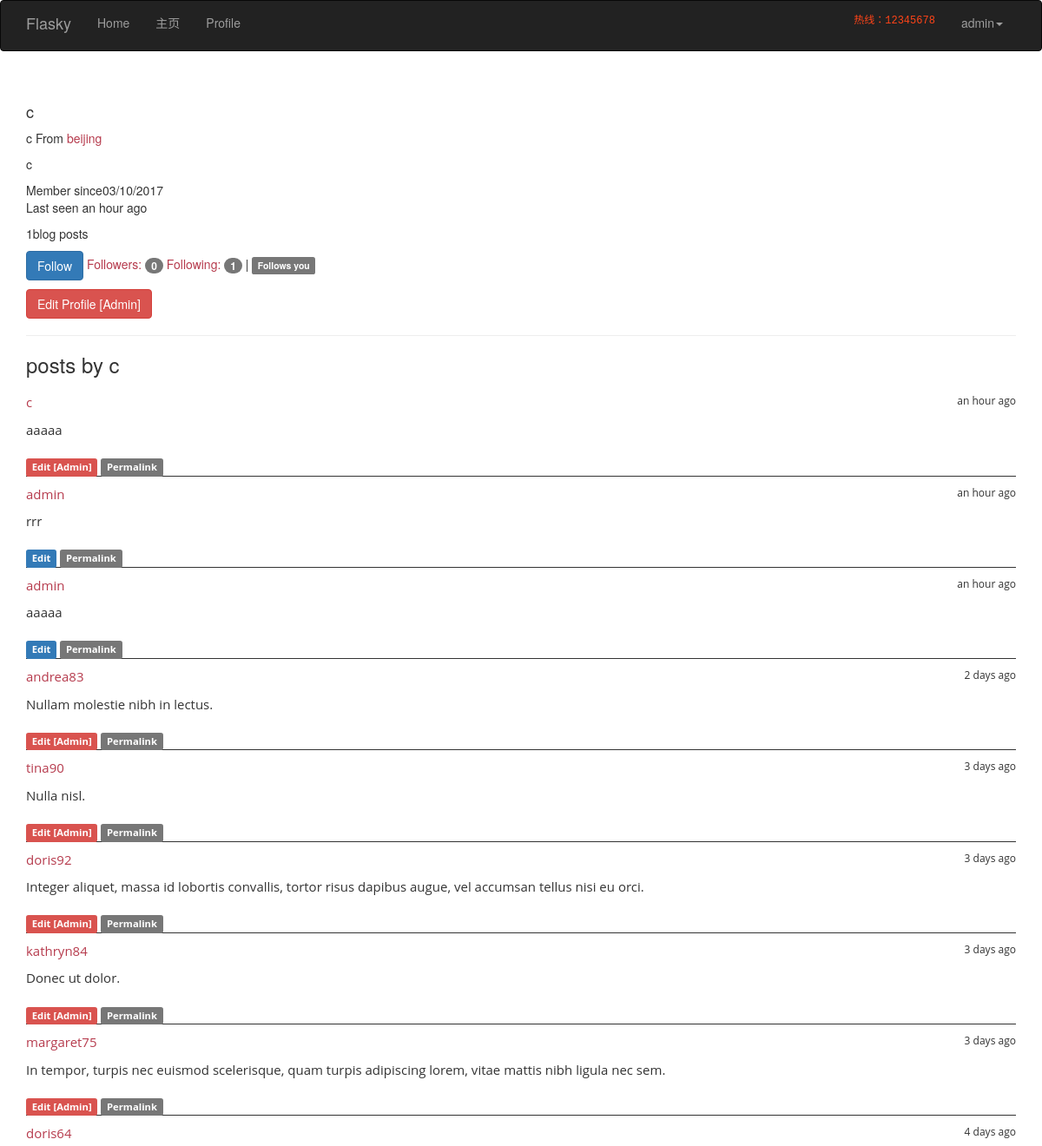
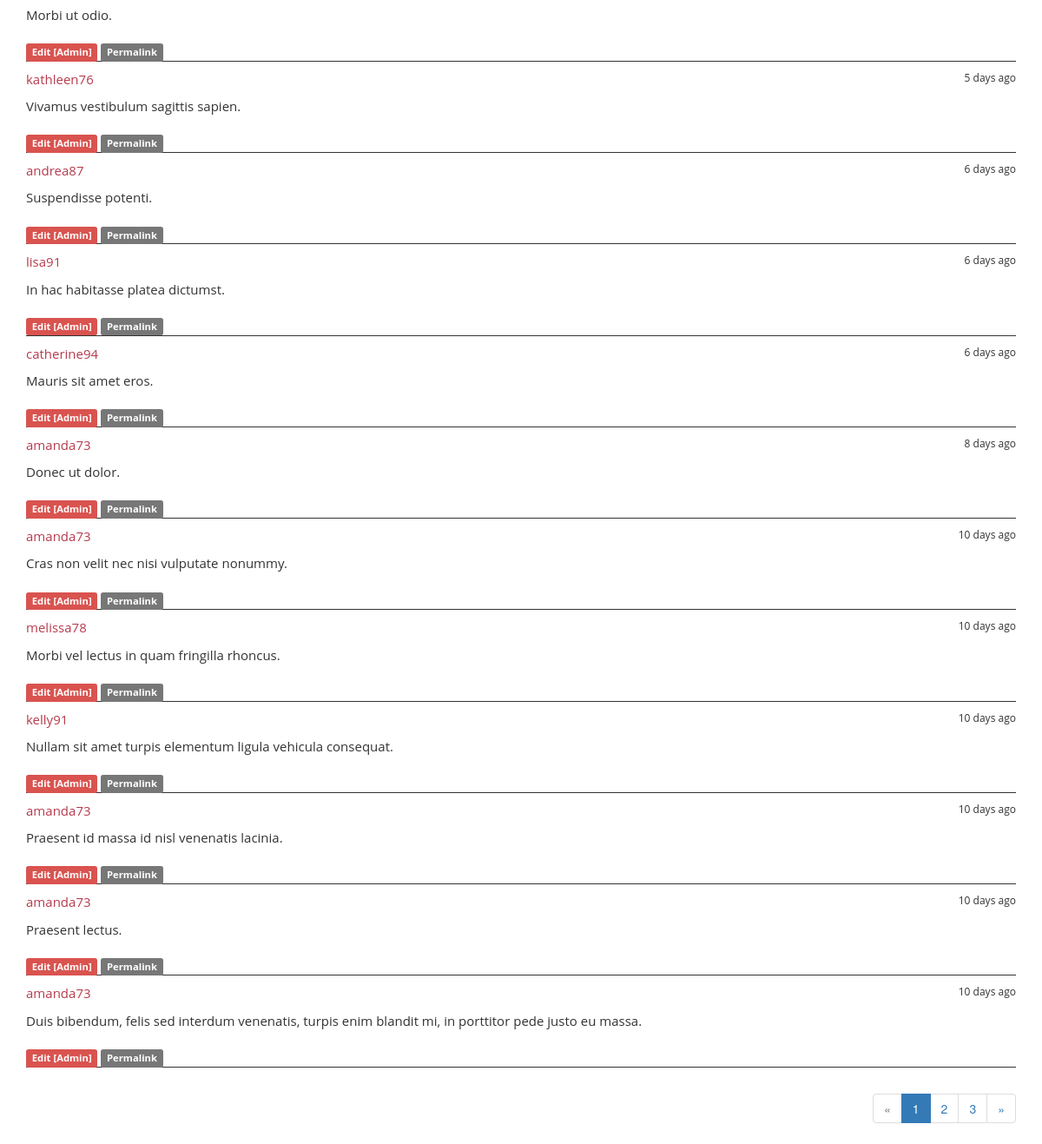
/user/c (signed in), run on the app's committed database (2 pictures, top to bottom).
### app/models.py (models this page shows, shortened)
class User(UserMixin,db.Model):
    __tablename__ = 'users'
    id = db.Column(db.Integer, primary_key=True)
    email= db.Column(db.String(64),unique=True,index=True)
    nickname=db.Column(db.String(64),unique= True,index=True)
    username = db.Column(db.String(64))
    role_id = db.Column(db.Integer, db.ForeignKey('roles.id'))
    password_hash = db.Column(db.String(128))
    location = db.Column(db.String(64))
    member_since = db.Column(db.DateTime(),default=datetime.utcnow)
    last_seen = db.Column(db.DateTime(),default=datetime.utcnow)
    confirmed = db.Column(db.Boolean,default=True)
    posts = db.relationship('Post',backref='author',lazy='dynamic')
    followed = db.relationship('Follow',foreign_keys=[Follow.follower_id],backref=db.backref('follower',lazy="joined"),lazy="dynamic",cascade="all,delete-orphan")
    followers = db.relationship('Follow',foreign_keys=[Follow.followed_id],backref=db.backref('followed',lazy="joined"),lazy="dynamic",cascade="all,delete-orphan")
    @property
    def password(self):
        raise AttributeError('password is not a readable attribute')
    def can(self,permissions):
        return self.role is not None and (self.role.permissions & permissions) == permissions
    def is_administrator(self):
        return self.can(Permission.ADMINISTER)
    def ping(self):
        self.last_seen = datetime.utcnow()
        db.session.add(self)
    def is_following(self,user):
        return self.followed.filter_by(followed_id=user.id).first() is not None

class Post(db.Model):
    __tablename__='posts'
    id = db.Column(db.Integer,primary_key=True)
    body = db.Column(db.Text)
    body_html = db.Column(db.Text)
    timestamp = db.Column(db.DateTime,index=True,default=datetime.utcnow)
    author_id = db.Column(db.Integer,db.ForeignKey('users.id'))

### app/main/views.py (the view)
@main.route('/user/<nickname>')
def user(nickname):
    user = User.query.filter_by(nickname = nickname).first()
    if user is None:
        abort(404)
    page = request.args.get('page', 1, type=int)
    pagination = Post.query.order_by(Post.timestamp.desc()).paginate(page, per_page=current_app.config[
        'FLASKY_POSTS_PER_PAGE'], error_out=False)
    posts = pagination.items
    return render_template('user.html', user=user, posts=posts,pagination=pagination)

### app/auth/views.py (called while the page is built)
@auth.before_app_request
def befor_request():
    if current_user.is_authenticated:
        current_user.ping()
        if not current_user.confirmed and request.endpoint[:5] != 'auth.':
            return redirect(url_for('auth.unconfirmed'))

@auth.before_app_request
def befor_request():
    if current_user.is_authenticated \
            and not current_user.confirmed \
            and request.endpoint[:5] != 'auth.'\
            and request.endpoint != 'static':
        return redirect(url_for('auth.unconfirmed'))

### app/main/__init__.py (called while the page is built)
@main.app_context_processor
def inject_permissions():
    return dict(Permission=Permission)

### app/models.py (called while the page is built)
@login_manager.user_loader
def load_user(user_id):
    return User.query.get(int(user_id))

### app/templates/user.html (shortened to what this page needs)
{% extends "base.html" %}
{% import "bootstrap/wtf.html" as wtf %}
{% import "_macros.html" as macro %}
{% block page_content %}
<div class="page-header">
<div class="profile-header">
    <h4>{{ user.nickname }}</h4>
    {% if user.nickname or user.location  %}
        <p>
            {% if user.nickname  %}{{ user.nickname }}{% endif %}
            {% if user.location %}From
                <a href="http://map.baidu.com/?q={{ user.location }}">{{ user.location }}</a>
             {% endif %}
        </p>
    {% endif %}
    {% if current_user.is_administrator() %}
        <p>{{ user.nickname }} </p>
    {% endif %}
    <P>
        Member since{{ moment(user.member_since).format('L') }}<br>
        Last seen {{ moment(user.last_seen).fromNow() }}
    </P>
    <P>{{ user.posts.count() }}blog posts</P>
    <P>
     {% if current_user.can(Permission.FOLLOW) and user != current_user %}
         {% if not current_user.is_following(user) %}
             <a href="{{ url_for('.follow', nickname=user.nickname) }}" class="btn btn-primary">Follow</a>
         {% else %}
             <a href="{{ url_for('.unfollow', nickname=user.nickname) }}" class="btn btn-default">Unfollow</a>
         {% endif %}
     {% endif %}
     <a href="{{ url_for('.followers', nickname=user.nickname) }}">Followers: <span class="badge">{{ user.followers.count() }}</span></a>
     <a href="{{ url_for('.followed_by', nickname=user.nickname) }}">Following: <span class="badge">{{ user.followed.count() }}</span></a>
     {% if current_user.is_authenticated and user != current_user and user.is_following(current_user) %}
         | <span class="label label-default">Follows you</span>
     {% endif %}
    </p>
    <p>
        {% if current_user.is_administrator() %}
            <a class="btn btn-danger" href="{{ url_for('.edit_profile_admin', id=user.id) }}">Edit Profile [Admin]</a>
        {% endif %}
    </P>
</div>
</div>
<h3>posts by {{ user.nickname }}</h3>
{% include 'posts.html' %}
{% if pagination %}
    <div class="pagination">
    {{ macro.pagination_widget(pagination,'.user',nickname=user.nickname) }}
    </div>
{% endif %}
{% endblock %}

### app/templates/base.html (shortened to what this page needs)
{% extends "bootstrap/base.html" %}
{% block head %}
{{ super() }}
<link rel="stylesheet" type="text/css" href="{{ url_for('static', filename = 'css/style.css') }}">
{% endblock %}
{% block navbar %}
<div class="navbar navbar-inverse" role="navigation">
    <div class="container">
        <div class="navbar-header">
            <a class="navbar-brand" href="{{ url_for('main.index') }}">Flasky</a>
        </div>
        <div class="navbar-collapse collapse">
            <ul class="nav navbar-nav navbar-left">
                <li class="dropdown">
                     <a href="#" class = "dropdown-toggle" data-toggle="dropdown">Home</a>
                </li>
            </ul>
            <ul class="nav navbar-nav navbar-left">
                <li class="dropdown">
                     <a href="#" class = "dropdown-toggle" data-toggle="dropdown">主页</a>
                </li>
            </ul>
            <ul class="nav navbar-nav navbar-left">
                {% if current_user.is_authenticated %}
                <li><a href="{{ url_for('main.edit_profile') }}">Profile</a></li>
                {% endif %}
            </ul>
            <ul class="nav navbar-nav navbar-right">
                <li>
                    <p class="aa">热线：12345678</p>
                </li>
                {% if current_user.is_authenticated %}
                <li class="dropdown">
                    <a href="#" class = "dropdown-toggle" data-toggle="dropdown">{{ current_user.nickname}}<b class = "caret"></b></a>
                </li>
                {% else %}
                <li><a href="{{ url_for('auth.login') }}">Log In</a></li>
                {% endif %}
            </ul>
        </div>
    </div>
</div>
{% endblock %}
{% block content %}
<div class="container">
    {% block page_content %}{% endblock %}
</div>
{% endblock %}

### app/templates/posts.html (shortened to what this page needs)
 <ul class="posts">
    {% for post in posts %}
        <li class="post">
        <div class="profile-thumbnail">
        </div>
        <div class="post-content">
        <div class="post-date">{{ moment(post.timestamp).fromNow() }}</div>
        <div class="post-author">
        <a href="{{ url_for('.user', nickname=post.author.nickname) }}">
        {{ post.author.nickname }}
        </a>
        </div>
        <div class="post-body">
            {% if post.body_html %}
            {{ post.body_html|safe }}
            {% else %}
            {{ post.body}}
            {% endif %}
        </div>
        <div class="post-footer">
             {% if current_user == post.author %}
                <a href="{{ url_for('.edit', id=post.id) }}">
                    <span class="label label-primary">Edit</span>
             </a>
             {% elif current_user.is_administrator() %}<a href="{{ url_for('.edit', id=post.id) }}">
                 <span class="label label-danger">Edit [Admin]</span>
             </a>
                {% endif %}
        <a href="{{ url_for('.post',id=post.id) }}">
            <span class="label label-default">Permalink</span>
        </a>
        </div>
        </div>
        </li>
    {% endfor %}
    </ul>

### app/static/css/style.css (style rules this page uses)
.aa { padding: 15px; font-family: "Bitstream Vera Sans Mono", Monaco, "Courier New", Courier, monospace; color: #ff4418; font-size:12px; }
* { margin: 0; padding: 0; -webkit-box-sizing: border-box; -moz-box-sizing: border-box; box-sizing: border-box; }
ul { list-style-type: none; }
a { color: #b63b4d; text-decoration: none; }
.posts { font-family:'Open Sans', Arial, Helvetica, Sans-serif, Verdana, Tahoma; font-size:15px; margin-top:10px; }
.post { border-bottom:1px solid; }
.profile-thumbnail { color: #c12c42; padding-top:10px; }
.post-date { float: right; font-size:12px; }
.post-body { padding:10px 0 10px 0 ; }
div.pagination { width: 100%; text-align: right; padding: 0px; margin: 0px; }

### data on the page
User: nickname "admin"
User: nickname "c", location "beijing", member_since "03/10/2017", last_seen "an hour ago"
Post: timestamp "an hour ago", author.nickname "c", body_html "aaaaa"
Post: timestamp "an hour ago", author.nickname "admin", body_html "rrr"
Post: timestamp "an hour ago", author.nickname "admin", body_html "aaaaa"
Post: timestamp "2 days ago", author.nickname "andrea83", body_html "Nullam molestie nibh in lectus."
Post: timestamp "3 days ago", author.nickname "tina90", body_html "Nulla nisl."
Post: timestamp "3 days ago", author.nickname "doris92", body_html "Integer aliquet, massa id lobortis convallis, tortor risus dapibus augue, vel accumsan tellus nisi eu orci."
Post: timestamp "3 days ago", author.nickname "kathryn84", body_html "Donec ut dolor."
Post: timestamp "3 days ago", author.nickname "margaret75", body_html "In tempor, turpis nec euismod scelerisque, quam turpis adipiscing lorem, vitae mattis nibh ligula nec sem."
Post: timestamp "4 days ago", author.nickname "doris64", body_html "Morbi ut odio."
Post: timestamp "5 days ago", author.nickname "kathleen76", body_html "Vivamus vestibulum sagittis sapien."
Post: timestamp "6 days ago", author.nickname "andrea87", body_html "Suspendisse potenti."
Post: timestamp "6 days ago", author.nickname "lisa91", body_html "In hac habitasse platea dictumst."
Post: timestamp "6 days ago", author.nickname "catherine94", body_html "Mauris sit amet eros."
Post: timestamp "8 days ago", author.nickname "amanda73", body_html "Donec ut dolor."
Post: timestamp "10 days ago", author.nickname "amanda73", body_html "Cras non velit nec nisi vulputate nonummy."
Post: timestamp "10 days ago", author.nickname "melissa78", body_html "Morbi vel lectus in quam fringilla rhoncus."
Post: timestamp "10 days ago", author.nickname "kelly91", body_html "Nullam sit amet turpis elementum ligula vehicula consequat."
Post: timestamp "10 days ago", author.nickname "amanda73", body_html "Praesent id massa id nisl venenatis lacinia."
Post: timestamp "10 days ago", author.nickname "amanda73", body_html "Praesent lectus."
Post: timestamp "10 days ago", author.nickname "amanda73", body_html "Duis bibendum, felis sed interdum venenatis, turpis enim blandit mi, in porttitor pede justo eu massa."

### other printed values
{{ user.posts.count() }} "1"
{{ user.followers.count() }} "0"
{{ user.followed.count() }} "1"
{{ p }} "1"
{{ p }} "2" "3"
